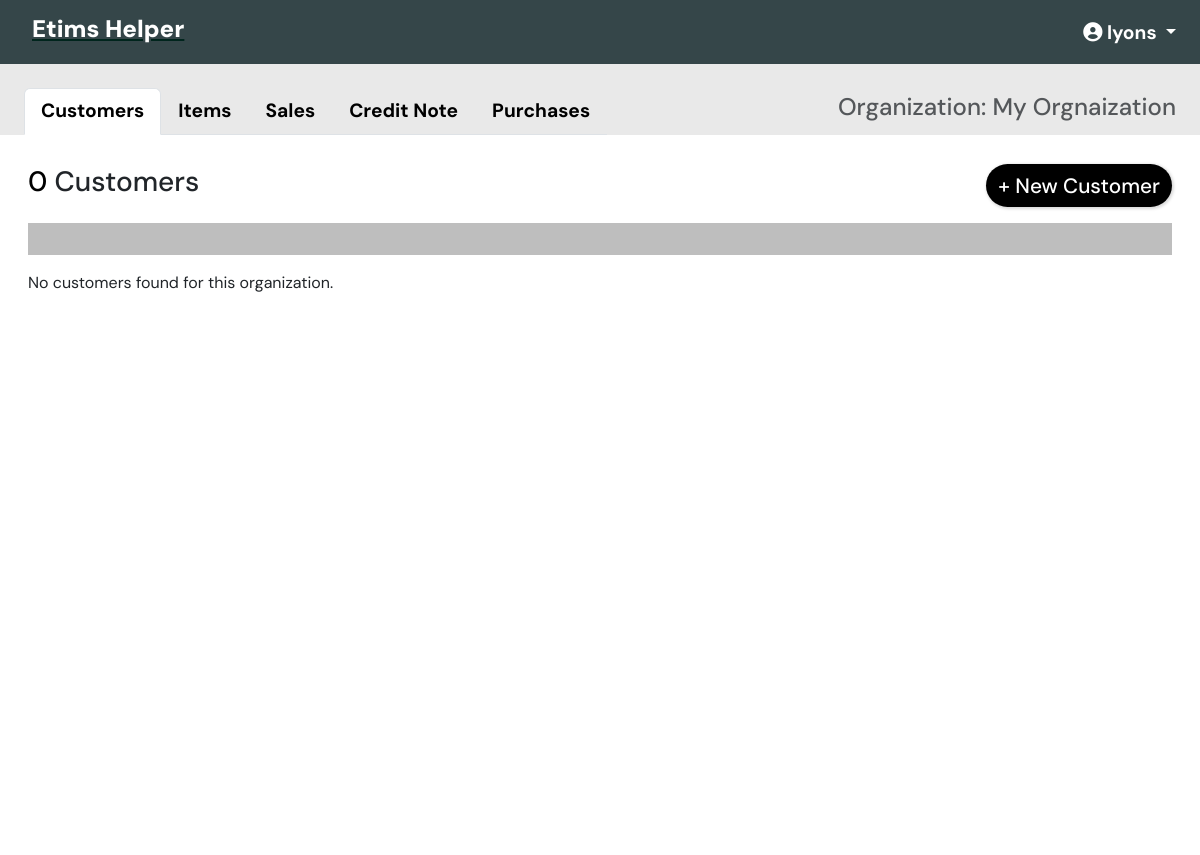
The page /api/organization/1/ (signed in) on the database as committed earlier.
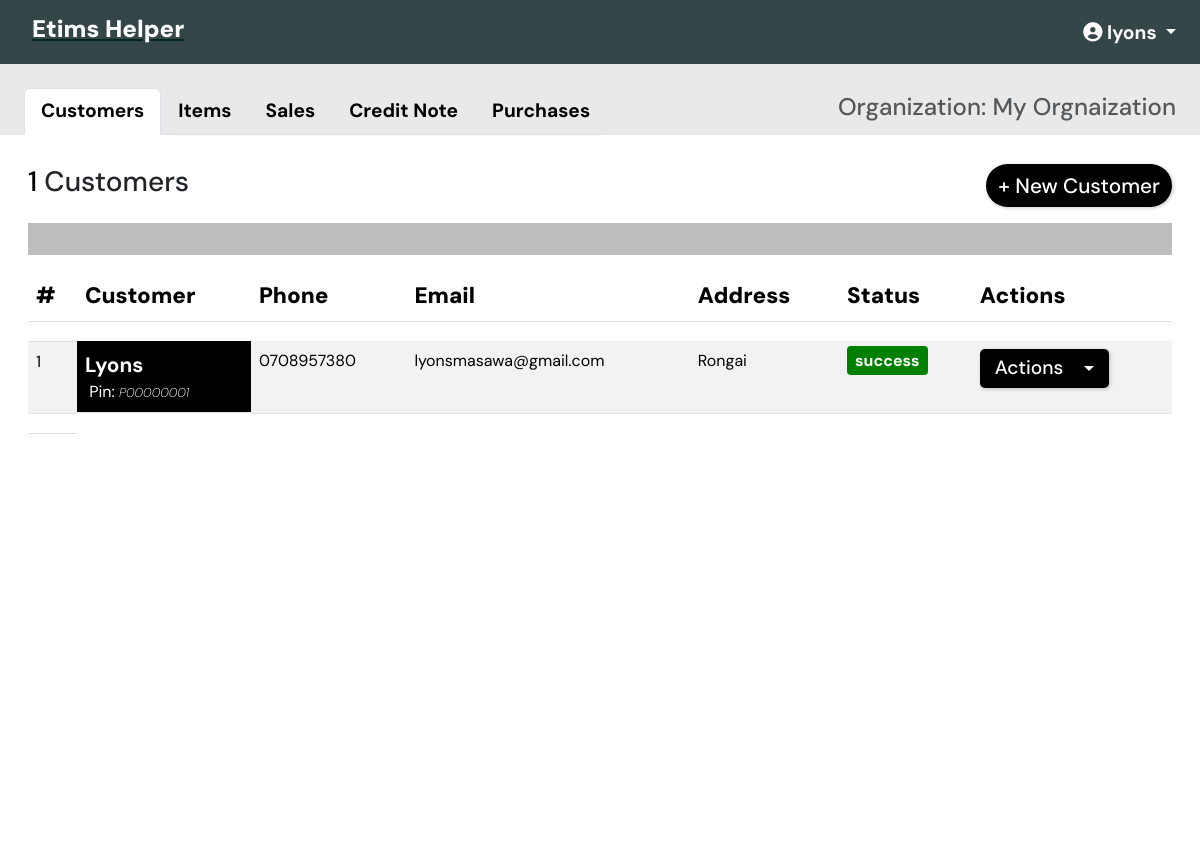
The same page on the database as committed later.
### customer/models.py (models this page shows, shortened)
class Customer(BaseModel):
    organization = models.ForeignKey(
        Organization, on_delete=models.CASCADE, related_name='customers')
    customer_name = models.CharField(max_length=200)
    customer_pin = models.CharField(
        max_length=200, unique=True,  validators=[MinLengthValidator(9)],)
    customer_address = models.CharField(max_length=200, blank=True, null=True)
    customer_phone = models.CharField(max_length=200, blank=False, null=False)
    customer_email = models.EmailField(max_length=200, blank=True, null=True)
    class Meta:
        unique_together = (('organization', 'customer_phone'),
                           ('organization', 'customer_email'))

### api_tracker/models.py (models this page shows, shortened)
class APIRequestLog(BaseModel):
    STATUS_CHOICES = [
        ("pending", "Pending"),
        ("success", "Success"),
        ("failed", "Failed"),
        ("retrying", "Retrying"),
    ]
    request_type = models.CharField(max_length=50)
    request_payload = models.JSONField()
    response_data = models.JSONField(null=True, blank=True)
    status = models.CharField(
        max_length=10, choices=STATUS_CHOICES, default="pending")
    retries = models.PositiveIntegerField(default=0)
    user = models.ForeignKey(
        "auth.User", on_delete=models.SET_NULL, null=True, blank=True)
    organization = models.ForeignKey(
        "organization.Organization", on_delete=models.SET_NULL, null=True, blank=True)
    item = models.ForeignKey(
        "item.Item", on_delete=models.SET_NULL, null=True, blank=True)
    customer = models.ForeignKey(
        "customer.Customer", on_delete=models.CASCADE, null=True, blank=True)
    purchase = models.ForeignKey(
        "purchases.Purchase", on_delete=models.CASCADE, null=True, blank=True)
    transaction = models.ForeignKey(
        "transaction.Transaction", on_delete=models.CASCADE, null=True, blank=True)

### organization/views.py (the view)
# urls.py: path("<int:pk>/", views.organization_detail, name="organization_detail"),
@login_required
def organization_detail(request, pk):
    try:
        organization = get_object_or_404(Organization, pk=pk)
        items = Item.objects.select_related("organization").filter(
            organization=organization).order_by('-created_at')
        customers = Customer.objects.select_related("organization").filter(
            organization=organization).order_by('-created_at')
        invoices = Transaction.objects.select_related("organization").filter(
            organization=organization, document_type="invoice").order_by('-created_at')
        credit_notes = Transaction.objects.select_related("organization").filter(
            organization=organization, document_type="credit_note").order_by('-created_at')
        purchases_data = Purchase.objects.select_related("organization").filter(
            organization=organization).order_by('-created_at')
        purchases = process_purchases(purchases_data)
        item_statuses = {log.item.id: {"id": log.id, "status": log.status} for log in APIRequestLog.objects.filter(
            item__organization=organization)}
        customer_statuses = {log.customer.id: {"id": log.id, "status": log.status} for log in APIRequestLog.objects.filter(
            customer__organization=organization, request_type="saveCustomer")}
        transaction_statuses = {log.transaction.id: {"id": log.id, "status": log.status} for log in APIRequestLog.objects.filter(
            transaction__organization=organization)}
        purchases_statuses = {log.purchase.id: {"id": log.id, "status": log.status} for log in APIRequestLog.objects.filter(
            purchase__organization=organization, request_type="verifyPurchase")}
        if request.method == 'POST':
            action_name = request.POST.get('action_name')
            if not action_name:
                return JsonResponse({'success': False, 'error': 'No action specified.'})
        else:
            item_form = ItemForm()
            customer_form = CustomerForm()
            transaction_form = TransactionForm()
            customer_form = CustomerForm()
            transaction_form = TransactionForm()
            sales_items_form = SalesItemsForm()
        return render(request, "organization/organization_detail.html", {
            "organization": organization,
            "items": items,
            "customers": customers,
            "invoices": invoices,
            "credit_notes": credit_notes,
            "item_statuses": item_statuses,
            "customer_statuses": customer_statuses,
            "transaction_statuses": transaction_statuses,
            'purchases_statuses':  purchases_statuses,
            "item_form": item_form,
            "customer_form": customer_form,
            "transaction_form": transaction_form,
            "sales_items_form": sales_items_form,
            'COUNTRY_CHOICES': COUNTRY_CHOICES,
            'PRODUCT_TYPE_CHOICES': PRODUCT_TYPE_CHOICES,
            'UNIT_CHOICES': UNIT_CHOICES,
            'PACKAGE_CHOICES': PACKAGE_CHOICES,
            'TAXPAYER_STATUS_CHOICES': TAXPAYER_STATUS_CHOICES,
            'TAX_TYPE_CHOICES': TAX_TYPE_CHOICES,
            'purchases': purchases,
        })
    except Exception as e:
        print(f"Error in organization_detail view: {str(e)}")
        return render(request, "organization/organization_detail.html", {
            "organization": organization,
            "items": items,
            "customers": customers,
            "invoices": [],
            "credit_notes": [],
            "item_form": ItemForm(),
            "customer_form": CustomerForm(),
            "transaction_form": TransactionForm(),
            "sales_items_form": SalesItemsForm(),
        })

### commons/utils.py (called while the page is built)
def compute_tax_summary(purchase_payload):
    tax_summary = {
        'A': {'taxable_amount': 0, 'tax_rate': 0,  'tax_amount': 0},   # Exempt
        'B': {'taxable_amount': 0, 'tax_rate': 16, 'tax_amount': 0},
        'C': {'taxable_amount': 0, 'tax_rate': 0,  'tax_amount': 0},   # Zero Rated
        'D': {'taxable_amount': 0, 'tax_rate': 0,  'tax_amount': 0},   # Non VAT
        'E': {'taxable_amount': 0, 'tax_rate': 8,  'tax_amount': 0},   # VAT 8%
    }
    items = purchase_payload.get('itemList', [])
    for item in items:
        code = item.get('taxTyCd')  # e.g. 'B'
        if code in tax_summary:
            tax_summary[code]['taxable_amount'] += item.get('taxblAmt', 0) or 0
            tax_summary[code]['tax_amount'] += item.get('taxAmt', 0) or 0
    return tax_summary

### organization/templatetags/template_filters.py (called while the page is built)
@register.filter
def dict_get(dictionary, key):
    if isinstance(dictionary, dict):
        return dictionary.get(key, {"id": None, "status": "pending"})  # Default to unknown status
    return None

@register.filter
def dict_get_p(dictionary, key):
    if isinstance(dictionary, dict):
        return dictionary.get(key, {"id": None, "status": "Not verified"})  # Default to unknown status
    return None

### organization/templates/organization/organization_detail.html (shortened to what the changed rows need)
{% extends "main.html" %}
{% load bootstrap5 %}
{% load template_filters %}
{% block content %}
{% include 'res_nav.html' %}
<div class="container-fluid p-0 pt-2 part-upper" style="height: 100%;">
    <div class="container-fluid py-3 " style="min-height: 90vh; background-color:white;">
        <div class="tab-content add-tab" id="organizationTabContent">
            <div class="tab-pane fade show active" id="customers" role="tabpanel" aria-labelledby="customers-tab">
                <div class="d-flex justify-content-between align-items-center p-0 pt-1">
                    <h3><span style="color: #000000;">{{ customers.count }}</span> Customers</h3>
                    <div>
                    </div>
                </div>
                <hr class="hr-style" />
                {% if customers %}
                <table class="table table-striped">
                    <thead class="thead-dark">
                        <tr>
                            <th scope="col">#</th>
                            <th scope="col">Customer</th>
                            <th scope="col">Phone</th>
                            <th scope="col">Email</th>
                            <th scope="col">Address</th>
                            <th scope="col">Status</th>
                            <th scope="col">Actions</th>
                        </tr>
                        <tr>
                            <td style="font-size: 2px;">
                            </td>
                        </tr>
                    </thead>
                    <tbody class="cust-list">
                        {% for customer in customers %}
                        <tr id="customer-{{ customer.id }}" class="align-items-center justify-center lines">
                            <td>{{forloop.counter}}</td>
                            <td class="td-header ">
                                <a class="a-style">
                                    <strong class="td_title">{{ customer.customer_name }}</strong><br>
                                    &nbsp;Pin: <small class="td_span">{{ customer.customer_pin }}</small>
                                </a>
                            </td>
                            <td>{{ customer.customer_phone }}</td>
                            <td>{{ customer.customer_email }}</td>
                            <td>{{ customer.customer_address }}</td>
                            <td class="dflex">
                                {% with customer_data=customer_statuses|dict_get:customer.id %}
                                <span class="status {{ customer_data.status }}">{{ customer_data.status }}</span>
                                {% endwith %}
                            </td>
                            <td>
                                <div class="dropdown">
                                    <button class="btn btn-secondary btn-sm dropdown-toggle w-btn" type="button"
                                        id="dropdownMenuButton-customer-{{ customer.id }}" data-bs-toggle="dropdown"
                                        aria-expanded="false">
                                        Actions
                                    </button>
                                </div>
                            </td>
                        </tr>
                        <tr>
                            <td style="font-size: 2px;">
                            </td>
                        </tr>
                        {% endfor %}
                    </tbody>
                </table>
                {% else %}
                <p>No customers found for this organization.</p>
                {% endif %}
            </div>
                {% if purchases %}
                        {% for purchase in purchases %}
                                                {% include "organization/invoice_template.html" with purchase=purchase%}
                        {% endfor %}
                {% else %}
                <p>No purchases found for this organization.</p>
                {% endif %}
        </div>
    </div>
</div>
{% endblock %}

Rows that differ between the two databases and show on the page:
added Customer: customer_name "Lyons", customer_pin "P00000001", customer_phone "0708957380", customer_email "lyonsmasawa@gmail.com", customer_address "Rongai"
added APIRequestLog: status "success"
Other text that changed with them:
{{ customers.count }}: "0" → "1"
text no longer shown: "No customers found for this organization."
text now shown: "# Customer Phone Email Address Status Actions"
